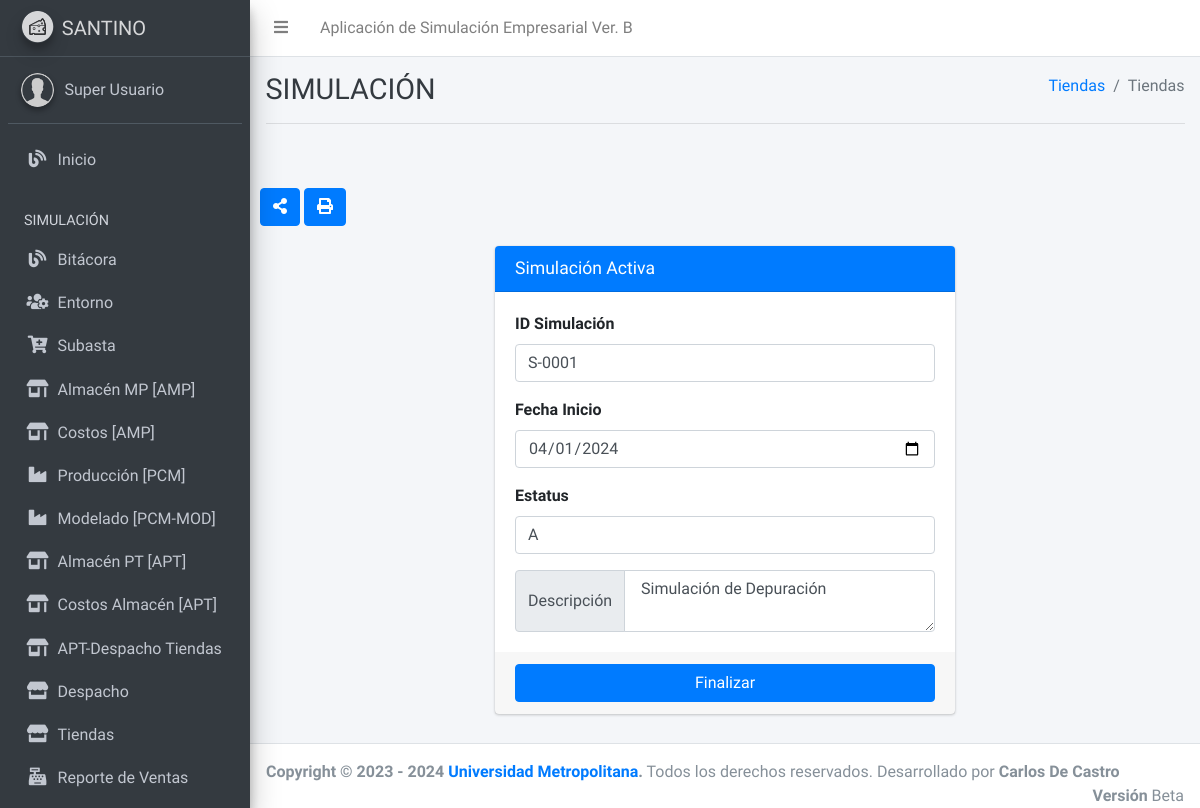
The page /vistas/simulacion.php (signed in) on the database its author committed.
### tables this page shows
CREATE TABLE `simulacion` (
  `nro` int(10) NOT NULL,
  `id` varchar(10) NOT NULL,
  `fecha_inicio` date NOT NULL,
  `descripcion` varchar(300) NOT NULL,
  `estatus` varchar(1) NOT NULL,
  `fecha_reg` date NOT NULL,
  `usuario_reg` int(10) NOT NULL,
  `estatus_reg` varchar(1) NOT NULL
);

### vistas/modulos/simulacion.php (called while the page is built, shortened)
<?php
  include('../controladores/global/conexion.php');
    $sentencia=$pdo->prepare("SELECT * FROM `simulacion` WHERE estatus='A' ");
    $sentencia->execute();
    $listasimulacion=$sentencia->fetchAll(PDO::FETCH_ASSOC);
    $cantRegistros=$sentencia->rowCount();
    if($cantRegistros>=1){
      foreach ($listasimulacion as $simulacion){
        $txtId=($simulacion['id']);
        $txtFechaInicio=($simulacion['fecha_inicio']);
        $txtEstatus=($simulacion['estatus']);
        $txtDescripcion=($simulacion['descripcion']);
      }
    }else{
      $txtNro=0;
      $txtId="";
      $txtFechaInicio="";
      $txtEstatus="";
      $txtDescripcion="";
    }
?>

### vistas/simulacion.php (the view, shortened to what this page needs)
<?php
    include "../controladores/enlaces.php";
?>
<body class="hold-transition sidebar-mini layout-fixed">
<div class="wrapper">
    <?php
        include "modulos/simulacion.php";
        include "modulos/encabezado.php";
        include "modulos/menu.php";
    ?>
    <div class="content-wrapper">
        <div class="content-header">
        <div class="container-fluid">
            <div class="row mb-2">
            <div class="col-sm-6">
                <h1 class="m-0 text-dark">SIMULACIÓN</h1>
            </div>
            <div class="col-sm-6">
                <ol class="breadcrumb float-sm-right">
                <li class="breadcrumb-item"><a href="#">Tiendas</a></li>
                <li class="breadcrumb-item active">Tiendas</li>
                </ol>
            </div>
            <div class="col-md-12">
                <hr style="color: #0056b2;" />
            </div>
            </div>
        </div>
        </div>
        <div class="container" style="padding-top: 25px;">
            <div class="row justify-content-center">
                <div class="col-md-12" style="padding: 0px 0px 20px 10px;">
                    <button type="button" class="btn btn-primary"><i class="fas fa-share-alt"></i></button>
                    <button type="button" class="btn btn-primary"><i class="fas fa-print"></i></button>
                </div>
                <div class="col-md-6">
                    <div class="card card-primary">
                        <div class="card-header">
                            <h3 class="card-title">Simulación Activa</h3>
                        </div>
                        <form action="simulacion.php" method="post">
                            <div class="card-body">
                                <div class="form-group">
                                    <label for="txtId">ID Simulación</label>
                                    <input type="input" class="form-control" placeholder="ID Simulación" name="txtId" value="<?php echo $txtId; ?>">
                                </div>
                                <div class="form-group">
                                    <label for="txtFechaInicio">Fecha Inicio</label>
                                    <input type="date" class="form-control" placeholder="Fecha de inicio" name="txtFechaInicio" value="<?php echo $txtFechaInicio; ?>">
                                </div>
                                <div class="form-group">
                                    <label for="txtEstatus">Estatus</label>
                                    <input type="input" class="form-control" placeholder="Estatus de la Simulación" name="txtEstatus" value="<?php echo $txtEstatus; ?>">
                                </div>
                                <div class="input-group">
                                    <div class="input-group-prepend">
                                        <span class="input-group-text">Descripción</span>
                                    </div>
                                    <textarea class="form-control" aria-label="With textarea" name="txtDescripcion" > <?php echo $txtDescripcion; ?> </textarea>
                                </div>
                            </div>
                            <div class="card-footer">
                                <?php if($cantRegistros>=1) { ?>
                                    <input type="submit" class="btn btn-primary btn-block" value="Finalizar" name="btn_accion">
                                <?php } ?>
                            </div>
                        </form>
                    </div>
                </div>
            </div>
        </div>
    </div>
    <?php
        include "modulos/footer.php";
    ?>
</div>
</body>
</html>

### rows shown on the page
simulacion: txtId "S-0001", txtFechaInicio "04/01/2024", txtEstatus "A", txtDescripcion "Simulación de Depuración"

### other values the page prints
$usuariosesion['nombre'] "Super Usuario"
